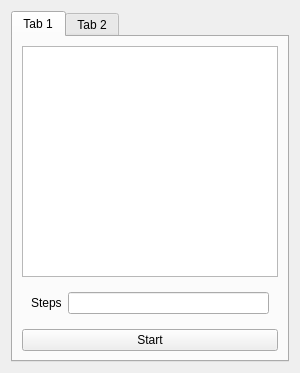
<?xml version="1.0" encoding="UTF-8"?>
<ui version="4.0">
 <class>ControlWidget</class>
 <widget class="QWidget" name="ControlWidget">
  <property name="geometry">
   <rect>
    <x>0</x>
    <y>0</y>
    <width>300</width>
    <height>373</height>
   </rect>
  </property>
  <property name="windowTitle">
   <string>Form</string>
  </property>
  <layout class="QVBoxLayout" name="verticalLayout">
   <item>
    <widget class="QTabWidget" name="tabWidget">
     <widget class="QWidget" name="tab">
      <attribute name="title">
       <string>Tab 1</string>
      </attribute>
      <layout class="QVBoxLayout" name="verticalLayout_2">
       <item>
        <widget class="QTableView" name="stepper_tableView"/>
       </item>
       <item>
        <widget class="QWidget" name="widget" native="true">
         <layout class="QHBoxLayout" name="horizontalLayout">
          <item>
           <widget class="QLabel" name="label">
            <property name="text">
             <string>Steps</string>
            </property>
           </widget>
          </item>
          <item>
           <widget class="QLineEdit" name="step_lineEdit"/>
          </item>
         </layout>
        </widget>
       </item>
       <item>
        <widget class="QPushButton" name="start_pushButton">
         <property name="text">
          <string>Start</string>
         </property>
        </widget>
       </item>
      </layout>
     </widget>
     <widget class="QWidget" name="tab_2">
      <attribute name="title">
       <string>Tab 2</string>
      </attribute>
     </widget>
    </widget>
   </item>
  </layout>
 </widget>
 <resources/>
 <connections/>
</ui>
